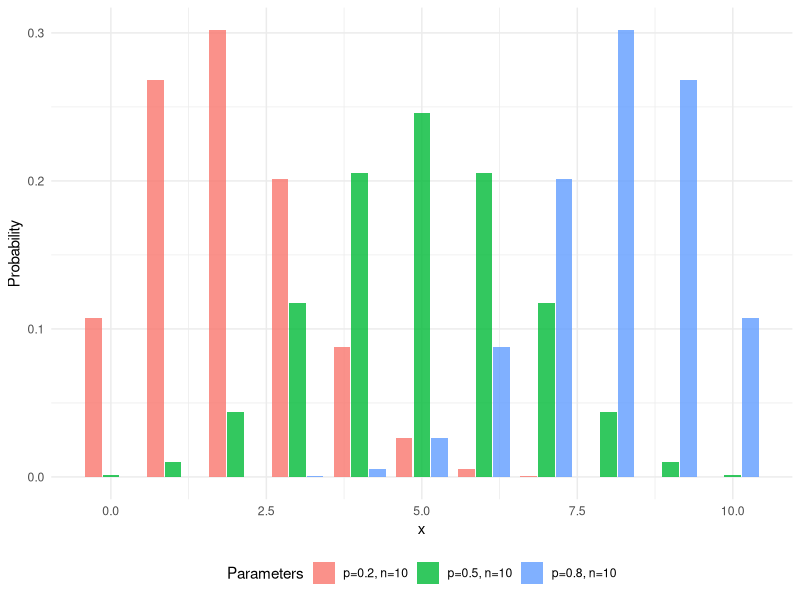

Generate this figure with R:
## ---- chunk 1
#| eval: true
#| echo: false
#| warning: false
#| label: fig-Binomial_Distribution
#| fig-cap: Binomial distribution.
# Packages
library(ggplot2)
library(dplyr)

# Plot
n <- 10
p_values <- c(0.2, 0.5, 0.8)

binomial_df <- do.call(
  dplyr::bind_rows,
  lapply(p_values, function(p) {
    data.frame(
      x = 0:n,
      prob = dbinom(0:n, size = n, prob = p),
      p = paste0("p=", p, ", n=", n)
    )
  })
)

ggplot2::ggplot(binomial_df, ggplot2::aes(x = x, y = prob, fill = p)) +
  ggplot2::geom_col(
    position = ggplot2::position_dodge(width = 0.85),
    width = 0.8,
    alpha = 0.8
  ) +
  ggplot2::labs(fill = "Parameters") +
  ggplot2::ylab("Probability") +
  ggplot2::xlab("x") +
  ggplot2::theme_minimal() +
  ggplot2::theme(legend.position = "bottom")
